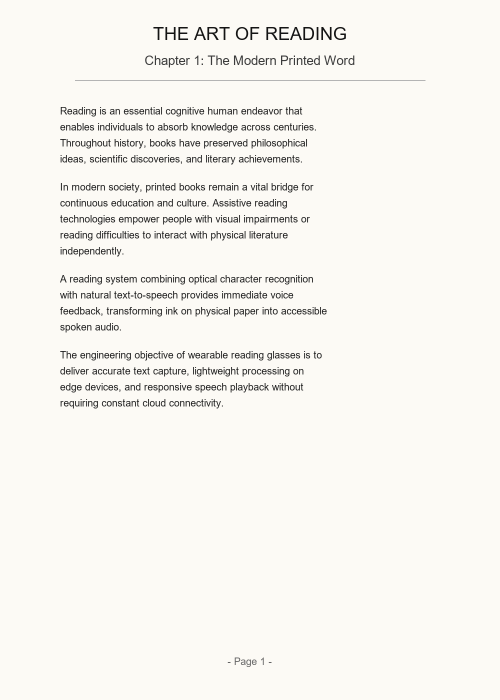
#> input picture data/input/page1_standard_book.png, 1000 x 1400 px (shown at 1/2 size)
$ python -i image_quality.py   (imports and definitions only)   (older library calls are emulated)
#> lines starting #> are read from the running program, lines starting #| are printed output that depends on the picture; after the words box and inside, x2 and y2 are one past the last pixel; in counts of white or black regions, pixels touching at a corner belong together
### config.py
"""
Global Configuration for Smart Reading Glasses.
Contains default parameters for camera acquisition, quality checks,
preprocessing, OCR engine, and Text-to-Speech (TTS).
Designed to be lightweight and compatible with Raspberry Pi Zero 2 W.
"""

from pathlib import Path
import os
import sys

# Base project directory
BASE_DIR = Path(__file__).resolve().parent

# Directory layout
DATA_DIR = BASE_DIR / "data"
INPUT_DIR = DATA_DIR / "input"
PROCESSED_DIR = DATA_DIR / "processed"
OUTPUT_DIR = DATA_DIR / "output"

# Ensure runtime directories exist
for directory in [INPUT_DIR, PROCESSED_DIR, OUTPUT_DIR]:
    directory.mkdir(parents=True, exist_ok=True)
#> further down, picture is the input picture: shape (1400, 1000, 3); mean B, G, R 239.2, 244, 246

# ---------------------------------------------------------
# Acquisition Configuration
# ---------------------------------------------------------
class CameraConfig:
    # Sensor resolution for Raspberry Pi Camera Module 3 Standard is 4608x2592
    # For Pi Zero 2 W memory conservation (512MB RAM total),
    # 1920x1080 or 1280x720 is ideal for fast OCR without OOM crashes.
    DEFAULT_CAPTURE_WIDTH = 1920
    DEFAULT_CAPTURE_HEIGHT = 1080
    AUTOFOCUS_MODE = "auto"  # Camera Module 3 supports continuous or auto focus
    WARMUP_SECONDS = 1.5
    DEFAULT_SAVE_NAME = "camera_capture.jpg"

# ---------------------------------------------------------
# Quality Analysis Thresholds
# ---------------------------------------------------------
class QualityConfig:
    # Minimum image dimensions for reliable OCR
    MIN_WIDTH = 640
    MIN_HEIGHT = 480

    # Brightness (mean grayscale intensity [0, 255])
    TOO_DARK_THRESHOLD = 50.0
    TOO_BRIGHT_THRESHOLD = 220.0

    # Contrast (standard deviation of grayscale intensity)
    LOW_CONTRAST_THRESHOLD = 30.0

    # Sharpness / Blur metric (Laplacian variance)
    # Variance < 50 indicates noticeable motion blur; >= 50 is sharp for book text
    BLUR_THRESHOLD = 50.0

    # Maximum recommended skew angle before warning (degrees)
    MAX_RECOMMENDED_SKEW_DEG = 15.0

# ---------------------------------------------------------
# Preprocessing Configuration
# ---------------------------------------------------------
class PreprocessConfig:
    # Maximum dimension to constrain processing footprint for Pi Zero 2 W
    MAX_IMAGE_DIM = 2000

    # Bilateral filter parameters for text (preserves edges while removing paper grain)
    BILATERAL_D = 9
    BILATERAL_SIGMA_COLOR = 75
    BILATERAL_SIGMA_SPACE = 75

    # CLAHE (Contrast Limited Adaptive Histogram Equalization)
    CLAHE_CLIP_LIMIT = 2.0
    CLAHE_TILE_GRID_SIZE = (8, 8)

    # Binarization method: "otsu", "adaptive_gaussian", "adaptive_mean", "none"
    BINARIZATION_METHOD = "otsu"

    # Morphological kernel size for noise cleanup if needed
    MORPH_KERNEL_SIZE = (2, 2)

    # Enable deskewing
    ENABLE_DESKEW = True

# ---------------------------------------------------------
# OCR Configuration
# ---------------------------------------------------------
class OCRConfig:
    # Tesseract PSM (Page Segmentation Modes):
    # 3 = Fully automatic page segmentation, but no OSD (Default)
    # 6 = Assume a single uniform block of text (Good for book paragraphs)
    DEFAULT_PSM = 3
    DEFAULT_OEM = 3  # Default engine mode (LSTM + Legacy where available)
    DEFAULT_LANG = "eng"

    # Candidate binary paths across operating systems
    POSSIBLE_TESSERACT_PATHS = [
        # Windows standard locations
        r"C:\Program Files\Tesseract-OCR\tesseract.exe",
        r"C:\Program Files (x86)\Tesseract-OCR\tesseract.exe",
        str(Path.home() / r"AppData\Local\Programs\Tesseract-OCR\tesseract.exe"),
        str(Path.home() / r"scoop\apps\tesseract\current\tesseract.exe"),
        str(Path.home() / r"scoop\shims\tesseract.exe"),
        r"C:\ProgramData\chocolatey\bin\tesseract.exe",
        # Linux / Raspberry Pi OS locations
        "/usr/bin/tesseract",
        "/usr/local/bin/tesseract",
    ]

# ---------------------------------------------------------
# Text-to-Speech (TTS) Configuration
# ---------------------------------------------------------
class TTSConfig:
    # Speech rate (words per minute). 120-130 provides calm, natural, clear book reading.
    RATE = 125  # Natural, comfortable listening pace (not rushed)
    VOLUME = 1.0  # Range 0.0 to 1.0
    VOICE_INDEX = 0  # 0 for default system voice
    SAVE_AUDIO_COPY = True
    AUDIO_FILENAME = "spoken_output.wav"
    PICO_SPEED_LEVEL = 82  # SVOX Pico natural speed percentage (80-85 is calm & human-like)

### preprocessing/image_quality.py
"""
Image Quality Analysis Module (Phase 3).
Performs objective checks on resolution, brightness, contrast, blur/sharpness,
and skew before running OCR. Emits actionable warnings without fabricating percentages.
"""

from dataclasses import dataclass, field
from typing import List, Optional, Tuple
import cv2
import numpy as np

from config import QualityConfig

@dataclass
class QualityReport:
    """Structured report containing image quality metrics and diagnostic warnings."""
    width: int
    height: int
    mean_brightness: float
    contrast_std: float
    sharpness_score: float
    estimated_skew_degrees: float
    warnings: List[str] = field(default_factory=list)
    is_acceptable: bool = True

    # [17 lines left out: function summary, not called in this run]

def estimate_skew_angle(gray_image: np.ndarray) -> float:
    """
    Estimates the text skew angle using minimum bounding area of text contours.

    Args:
        gray_image: Grayscale image.

    Returns:
        float: Estimated skew angle in degrees (-45.0 to 45.0).
    """
    # Invert binary image so text is white (foreground)
    _, thresh = cv2.threshold(gray_image, 0, 255, cv2.THRESH_BINARY_INV + cv2.THRESH_OTSU)

    # Find non-zero coordinates
    coords = np.column_stack(np.where(thresh > 0))
    if len(coords) < 50:
        return 0.0

    # Find minimum bounding box around text pixels
    rect = cv2.minAreaRect(coords)
    angle = rect[-1]

    # Normalize angle from minAreaRect convention
    if angle < -45:
        angle = -(90 + angle)
    elif angle > 45:
        angle = 90 - angle

    return float(angle)

# [41 lines left out: function detect_text_presence, not called in this run]

def analyze_image_quality(image: np.ndarray) -> QualityReport:
    """
    Analyzes an input BGR or Grayscale image for OCR suitability.

    Args:
        image: np.ndarray image matrix.

    Returns:
        QualityReport with objective metrics and human-readable warnings.
    """
    if image is None or image.size == 0:
        raise ValueError("Cannot analyze empty image.")

    if len(image.shape) == 3:
        height, width, _ = image.shape
#> height = 1400; width = 1000
        gray = cv2.cvtColor(image, cv2.COLOR_BGR2GRAY)
    else:
        height, width = image.shape
        gray = image.copy()

    warnings: List[str] = []

    # 1. Resolution Check
    if width < QualityConfig.MIN_WIDTH or height < QualityConfig.MIN_HEIGHT:
        warnings.append(
            f"Low resolution ({width}x{height}). Recommended minimum is "
            f"{QualityConfig.MIN_WIDTH}x{QualityConfig.MIN_HEIGHT} for reliable text OCR."
        )

    # 2. Brightness (Mean Grayscale Intensity)
    mean_brightness = float(np.mean(gray))
#> mean_brightness = 244
    if mean_brightness < QualityConfig.TOO_DARK_THRESHOLD:
        warnings.append(
            f"Image is too dark (mean brightness {mean_brightness:.1f} < {QualityConfig.TOO_DARK_THRESHOLD}). "
            "Characters may be obscured by shadows."
        )
    elif mean_brightness > QualityConfig.TOO_BRIGHT_THRESHOLD:
        warnings.append(
            f"Image is overexposed/washed out (mean brightness {mean_brightness:.1f} > {QualityConfig.TOO_BRIGHT_THRESHOLD}). "
            "Text strokes may be faded."
        )

    # 3. Contrast (Standard Deviation)
    contrast_std = float(np.std(gray))
#> contrast_std = 32.25
    if contrast_std < QualityConfig.LOW_CONTRAST_THRESHOLD:
        warnings.append(
            f"Low contrast (intensity std dev {contrast_std:.1f} < {QualityConfig.LOW_CONTRAST_THRESHOLD}). "
            "Text may blend into the paper background."
        )

    # 4. Blur / Sharpness (Laplacian Variance)
    # Higher variance indicates sharp text edges; lower indicates blur / defocus.
    laplacian = cv2.Laplacian(gray, cv2.CV_64F)
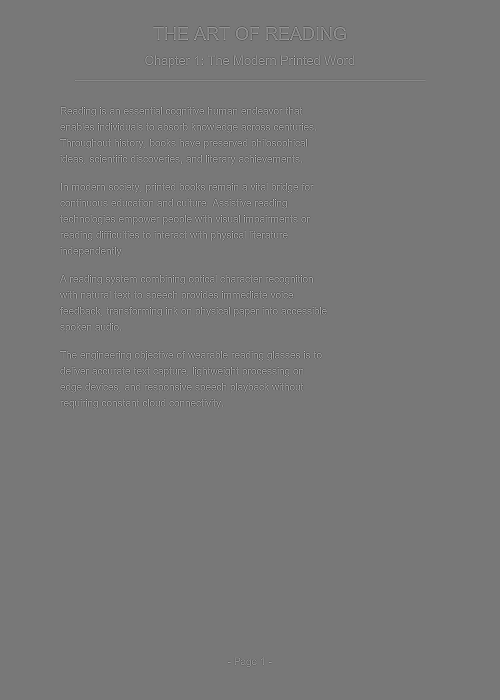
#> laplacian: shape (1400, 1000) float64 (shown at 1/2 size); min -487, max 544, mean 0; drawn with min black and max white
    sharpness_score = float(laplacian.var())
#> sharpness_score = 2605.3
    if sharpness_score < QualityConfig.BLUR_THRESHOLD:
        warnings.append(
            f"Image appears blurry or out of focus (sharpness score {sharpness_score:.1f} < {QualityConfig.BLUR_THRESHOLD}). "
            "Camera autofocus or steady positioning is recommended."
        )

    # 5. Skew Angle
    skew_angle = estimate_skew_angle(gray)
#> in estimate_skew_angle, `_, thresh = cv2.threshold(gray_image, 0, 255, cv2.THRESH_BINARY_INV + ..`:
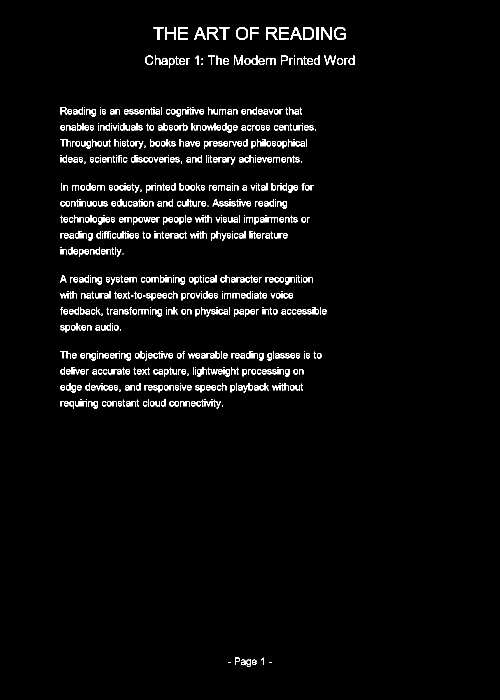
#> thresh: shape (1400, 1000) (shown at 1/2 size); 3% white in thin lines or dots, all inside (x1, y1, x2, y2) = (120, 54, 709, 1334)
#> in estimate_skew_angle, `coords = np.column_stack(np.where(thresh > 0))`: coords = 42014 pairs, first value 54 to 1333, second value 120 to 708
#> in estimate_skew_angle, `rect = cv2.minAreaRect(coords)`: rect = ((667.5, 358.6), (1292.1, 573.8), -6.43)
#> in estimate_skew_angle, `angle = rect[-1]`: angle = -6.43
#> skew_angle = -6.43
    if abs(skew_angle) > QualityConfig.MAX_RECOMMENDED_SKEW_DEG:
        warnings.append(
            f"Significant text tilt detected ({skew_angle:.1f} degrees). "
            "Automatic deskewing is recommended for better OCR alignment."
        )

    # Acceptable if no critical flaws (severe blur or extreme darkness)
    is_acceptable = (
        sharpness_score >= (QualityConfig.BLUR_THRESHOLD * 0.5)
        and mean_brightness >= (QualityConfig.TOO_DARK_THRESHOLD * 0.7)
    )
#> is_acceptable = True

    return QualityReport(
        width=width,
        height=height,
        mean_brightness=mean_brightness,
        contrast_std=contrast_std,
        sharpness_score=sharpness_score,
        estimated_skew_degrees=skew_angle,
        warnings=warnings,
        is_acceptable=is_acceptable,
    )

>>> import cv2
>>> picture = cv2.imread('../data/input/page1_standard_book.png')
>>> result = analyze_image_quality(picture)

$ run again, on data/input/page2_two_column.png
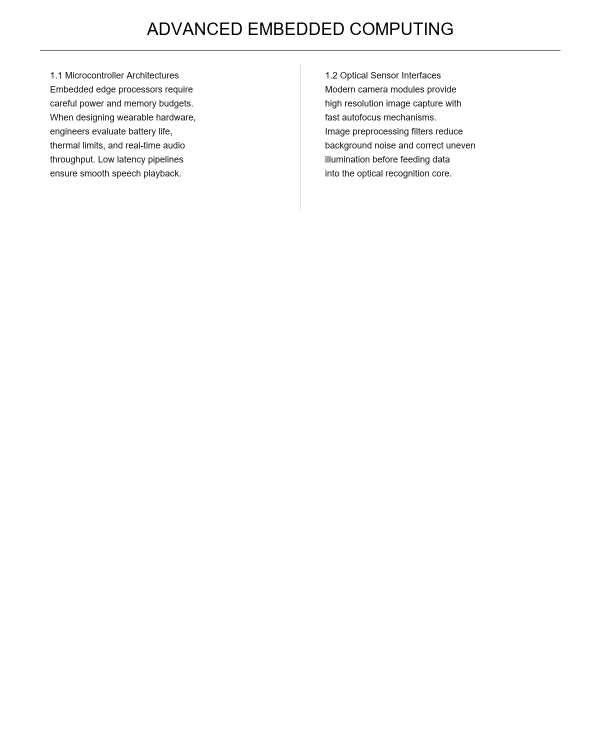
#> input picture data/input/page2_two_column.png, 1200 x 1500 px (shown at 1/2 size)
#> picture is the input picture: shape (1500, 1200, 3); min 0, max 255, mean 252
#> mean_brightness = 252
#> contrast_std = 23.77
#> sharpness_score = 1452.3
#> in estimate_skew_angle, `_, thresh = cv2.threshold(gray_image, 0, 255, cv2.THRESH_BINARY_INV + ..`:
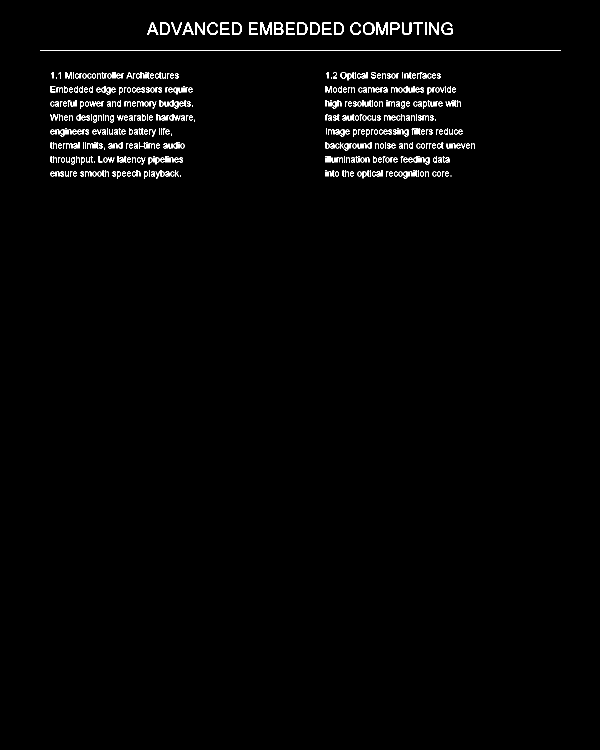
#> thresh: shape (1500, 1200) (shown at 1/2 size); 1.4% white in thin lines or dots, all inside (x1, y1, x2, y2) = (80, 45, 1121, 357)
#> coords = 25207 pairs, first value 45 to 356, second value 80 to 1120
#> rect = ((200.5, 600), (1040, 311), -90)
#> in estimate_skew_angle, `angle = rect[-1]`: angle = -90
#> in estimate_skew_angle, `angle = -(90 + angle)`: angle = 0
#> is_acceptable = True

$ run again, on data/input/page3_small_font.png
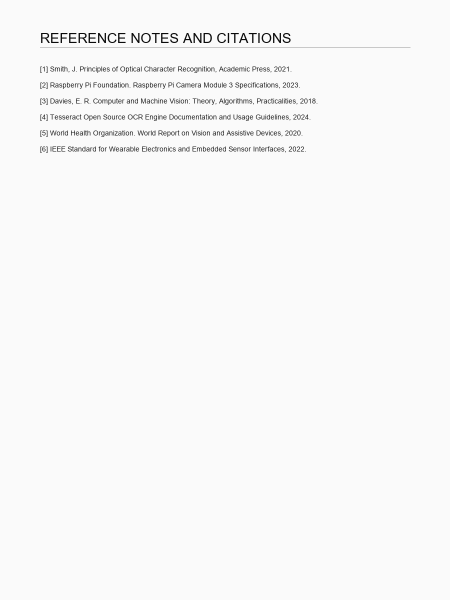
#> input picture data/input/page3_small_font.png, 900 x 1200 px (shown at 1/2 size)
#> picture is the input picture: shape (1200, 900, 3); min 10, max 250, mean 247.4
#> mean_brightness = 247.4
#> contrast_std = 21.54
#> in analyze_image_quality, `laplacian = cv2.Laplacian(gray, cv2.CV_64F)`:
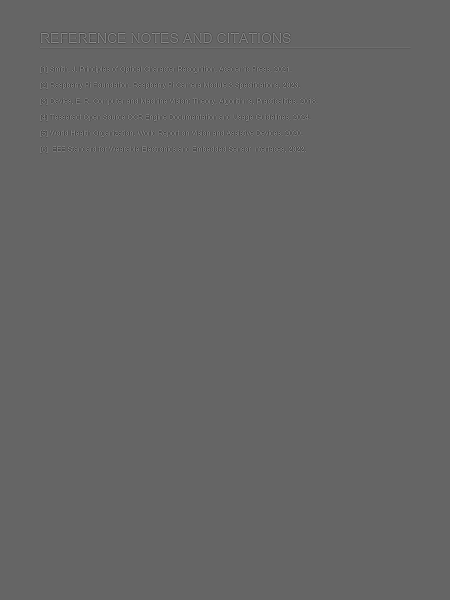
#> laplacian: shape (1200, 900) float64 (shown at 1/2 size); min -548, max 831, mean 0; drawn with min black and max white
#> sharpness_score = 1894.3
#> in estimate_skew_angle, `_, thresh = cv2.threshold(gray_image, 0, 255, cv2.THRESH_BINARY_INV + ..`:
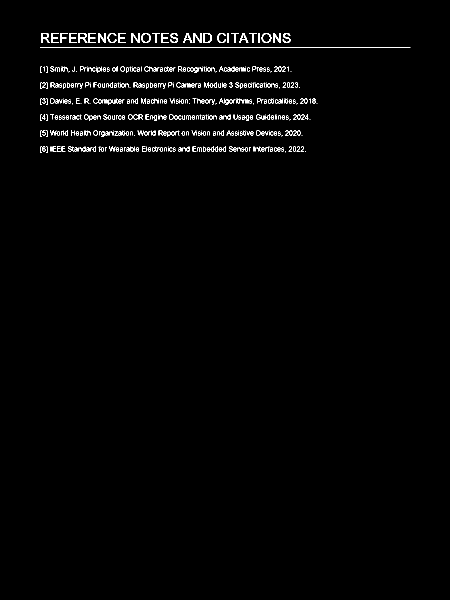
#> thresh: shape (1200, 900) (shown at 1/2 size); 1.3% white in thin lines or dots, all inside (x1, y1, x2, y2) = (80, 66, 821, 306)
#> coords = 13688 pairs, first value 66 to 305, second value 80 to 820
#> rect = ((185.5, 450), (740, 239), -90)
#> in estimate_skew_angle, `angle = rect[-1]`: angle = -90
#> in estimate_skew_angle, `angle = -(90 + angle)`: angle = 0
#> is_acceptable = True

$ run again, on data/input/page4_large_font.png
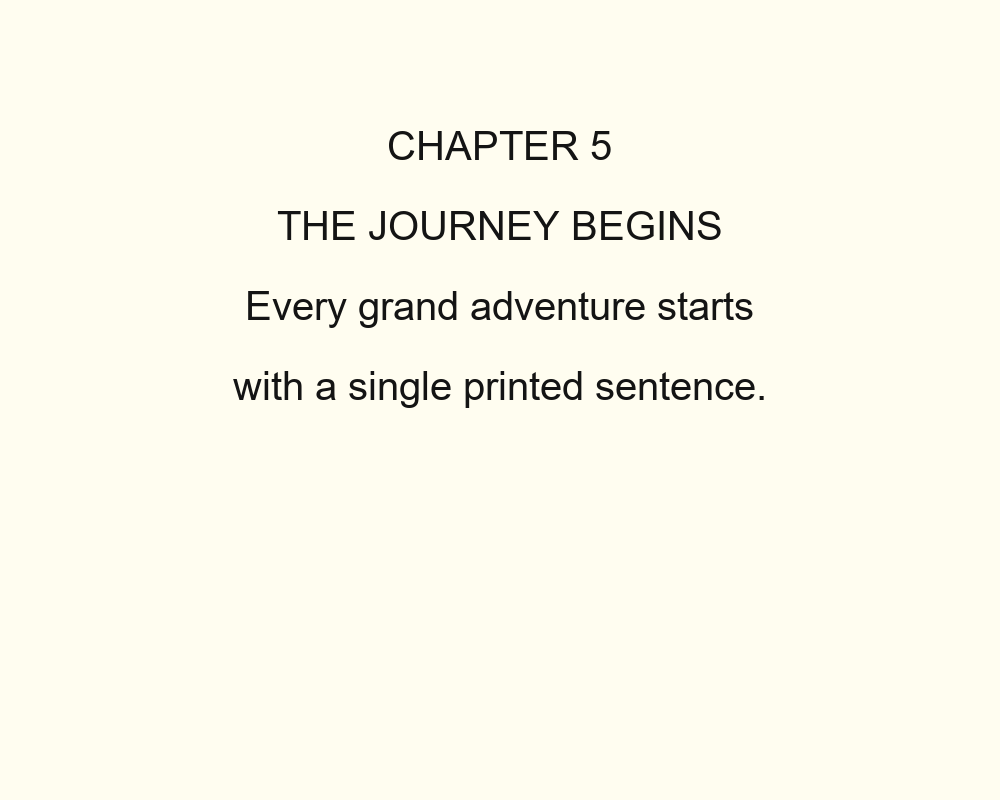
#> input picture data/input/page4_large_font.png, 1000 x 800 px
#> picture is the input picture: shape (800, 1000, 3); mean B, G, R 235.9, 248.7, 250.7
#> mean_brightness = 247.7
#> contrast_std = 29.83
#> in analyze_image_quality, `laplacian = cv2.Laplacian(gray, cv2.CV_64F)`:
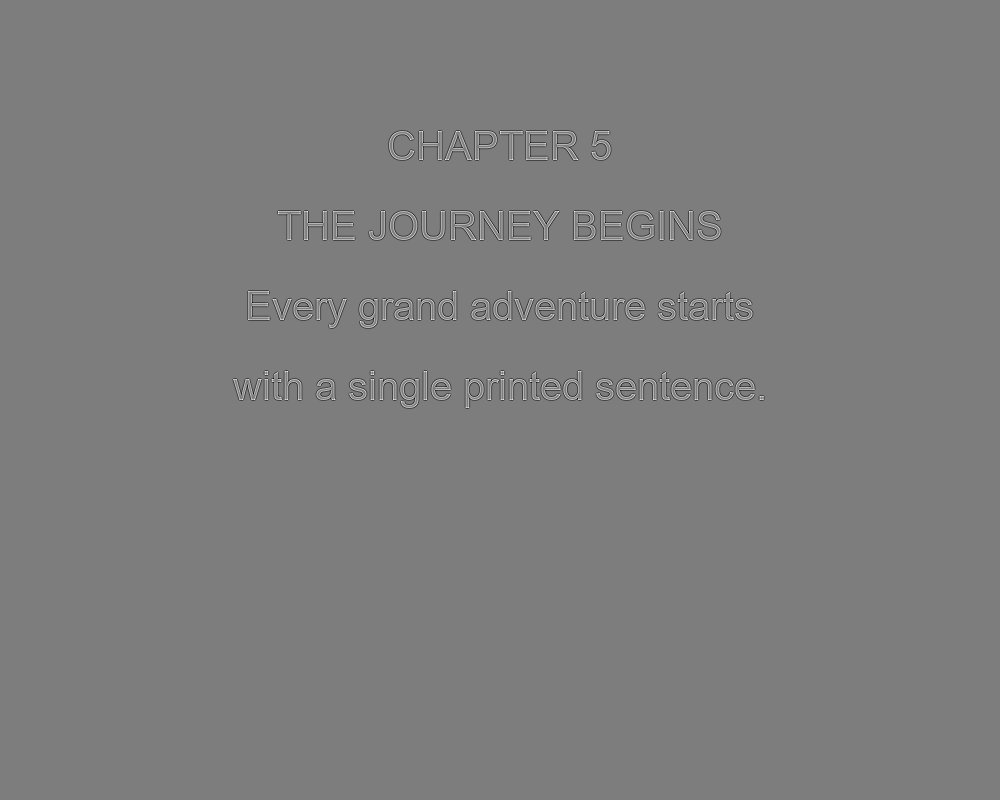
#> laplacian: shape (800, 1000) float64; min -510, max 527, mean 0; drawn with min black and max white
#> sharpness_score = 847.4
#> in estimate_skew_angle, `_, thresh = cv2.threshold(gray_image, 0, 255, cv2.THRESH_BINARY_INV + ..`:
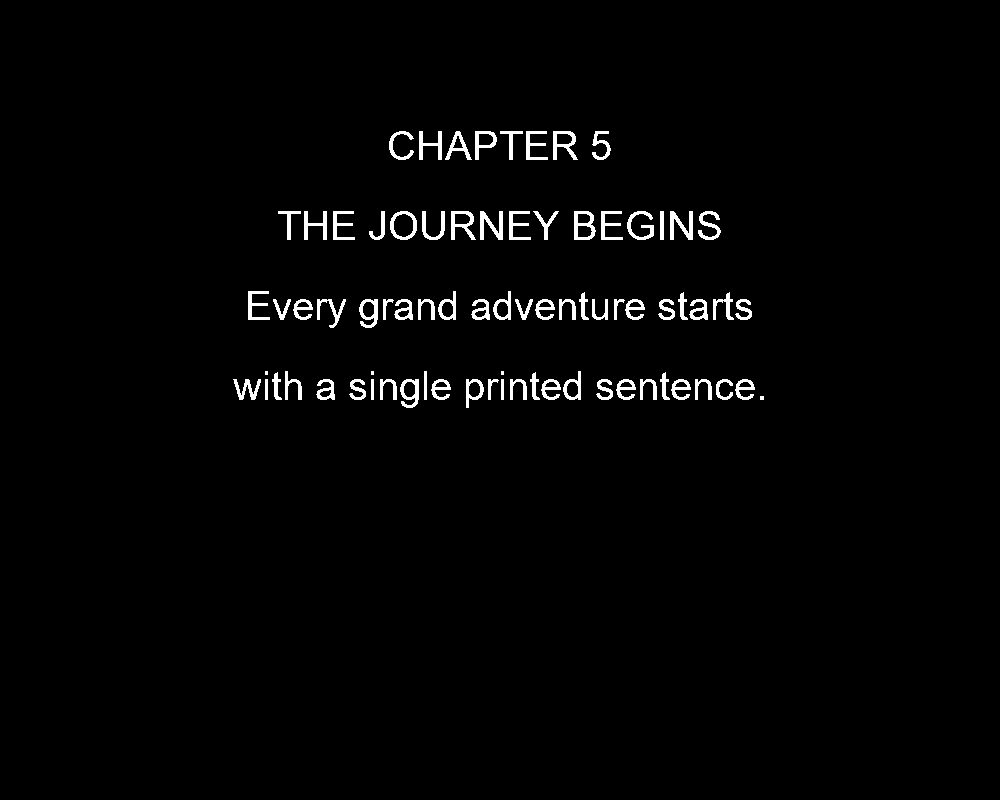
#> thresh: shape (800, 1000); 1.9% white; 77 white regions (4 under 20 px), largest, box (x1, y1, x2, y2) and area: (480, 211, 503, 240) 337, (670, 211, 693, 240) 337, (574, 211, 596, 240) 329
#> coords = 14811 pairs, first value 131 to 407, second value 233 to 763
#> rect = ((269, 498), (530, 276), -90)
#> in estimate_skew_angle, `angle = rect[-1]`: angle = -90
#> in estimate_skew_angle, `angle = -(90 + angle)`: angle = 0
#> is_acceptable = True
